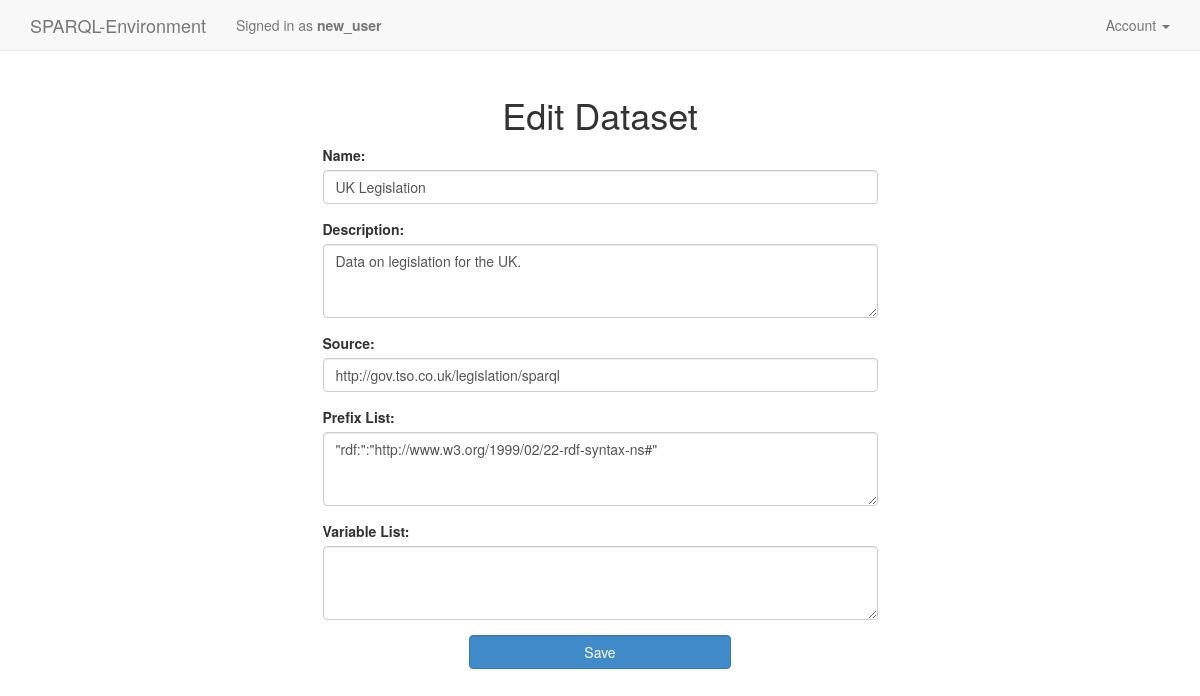
/edit_dataset.php?id=1 (signed in), run on the app's committed database.
### tables this page shows
CREATE TABLE dataset (
	id int NOT NULL AUTO_INCREMENT PRIMARY KEY,
	name varchar(50) NOT NULL,
	description varchar(140) NOT NULL,
	source varchar(100) NOT NULL,
	prefix_list text,
	variable_list text
);

### edit_dataset.php (the view, shortened to what this page needs)
<?php
    require("common.php");
    if(empty($_POST)) {
        $query = "SELECT * FROM datapermission WHERE data_id = :data_id AND user_id = :user_id";
        try {
            $stmt = $db->prepare($query);
        } catch(PDOException $ex) {
            die("Failed to run query: " . $ex->getMessage());
        }
    }
?>
<!DOCTYPE html>
<html>
<head>
	<link rel="stylesheet" type="text/css" href="webroot/css/bootstrap.css"/>
	<link rel="stylesheet" type="text/css" href="webroot/css/bootstrap-adjust.css"/>
</head>
<nav class="navbar navbar-default navbar-fixed-top">
<div class="container">
  <div class="navbar-header">
    <a class="navbar-brand" href="homepage.php">SPARQL-Environment</a>
    <p class="navbar-text">Signed in as
      <b><?php echo htmlentities($_SESSION['user']['username'], ENT_QUOTES, 'UTF-8'); ?></b>
    </p>
  </div>
  <div class="collapse navbar-collapse" id="bs-example-navbar-collapse-1">
    <ul class="nav navbar-nav navbar-right">
      <li class="dropdown">
        <a href="#" class="dropdown-toggle" data-toggle="dropdown" role="button" aria-haspopup="true" aria-expanded="false">Account <span class="caret"></span></a>
      </li>
    </ul>
  </div>
</div>
</nav>
<body>
	<div id="main-container">
	<div id="content" class="container">
	<div id="page-container" class="row">
	<div id="page-content" class="col-sm-12">
    <h1 style="text-align: center;">Edit Dataset</h1>
	  <div class="row">
      <div class="col-sm-3"></div>
      <div class="col-sm-6">
        <form action="edit_dataset.php" method="post" name="edit_dataset_form" id="edit_dataset_form">
          <fieldset>
            <?php
              $query = "SELECT * FROM dataset WHERE id = :id";
              $query_params = array(':id' => $_GET['id']);
              try {
                  $stmt = $db->prepare($query);
                  $result = $stmt->execute($query_params);
              } catch(PDOException $ex) {
                  die("Failed to run query: " . $ex->getMessage());
              }
              $row = $stmt->fetch();
              print('<div class="form-group">
                      <label for="name">Name:</label>
                      <input type="text" name="name" class="form-control" id="name" value="' . $row['name'] . '">
                    </div>
                    <div class="form-group">
                      <label for="desc">Description:</label>
                      <textarea name="desc" class="form-control" rows="3" id="desc">' . $row['description'] . '</textarea>
                    </div>
                    <div class="form-group">
                      <label for="source">Source:</label>
                      <input type="text" name="source" class="form-control" id="source" value="' . $row['source'] . '">
                    </div>
                    <div class="form-group">
                      <label for="prefix">Prefix List:</label>
                      <textarea name="prefix" class="form-control" rows="3" id="prefix">' . $row['prefix_list'] . '</textarea>
                    </div>
                    <div class="form-group">
                      <label for="variable">Variable List:</label>
                      <textarea name="variable" class="form-control" rows="3" id="variable">' . $row['variable_list'] . '</textarea>
                    </div>
                    <input type="hidden" name="id" id="id" value="' . $_GET['id'] . '">');
            ?>
            <div class="row">
              <div class="col-xs-3"></div>
              <div class="col-xs-6">
                <input type="submit" name="save" class="form-control btn btn-primary" value="Save">
              </div>
              <div class="col-xs-3"></div>
            </div>
    			</fieldset>
        </form>
      </div>
      <div class="col-sm-3"></div>
    </div>
	</div>
	</div>
	</div>
	</div>
</body>
</html>

### data on the page
dataset: name "UK Legislation", desc "Data on legislation for the UK.", source "http://gov.tso.co.uk/legislation/sparql", prefix "\"rdf:\":\"http://www.w3.org/1999/02/22-rdf-syntax-ns#\""

### other printed values
$_SESSION['user']['username'] "new_user"
